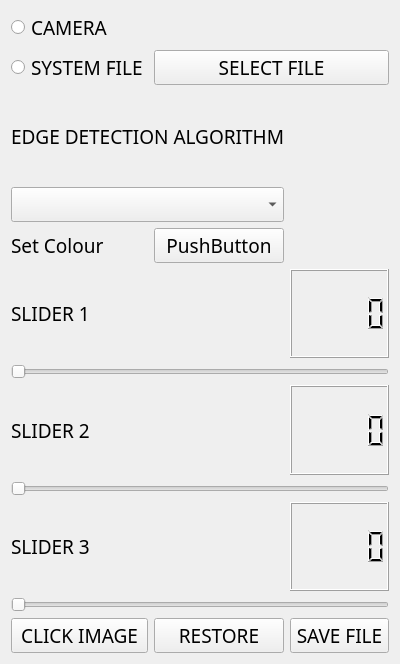
<?xml version="1.0" encoding="UTF-8"?>
<ui version="4.0">
 <class>edge_detection_widget</class>
 <widget class="QWidget" name="edge_detection_widget">
  <property name="geometry">
   <rect>
    <x>0</x>
    <y>0</y>
    <width>400</width>
    <height>664</height>
   </rect>
  </property>
  <property name="windowTitle">
   <string>Form</string>
  </property>
  <layout class="QGridLayout" name="gridLayout">
   <item row="0" column="0">
    <widget class="QRadioButton" name="camera_radiobutton">
     <property name="font">
      <font>
       <family>Bahnschrift SemiCondensed</family>
       <pointsize>14</pointsize>
      </font>
     </property>
     <property name="cursor">
      <cursorShape>PointingHandCursor</cursorShape>
     </property>
     <property name="text">
      <string>CAMERA</string>
     </property>
    </widget>
   </item>
   <item row="1" column="0">
    <widget class="QRadioButton" name="systemfile_radiobutton">
     <property name="font">
      <font>
       <family>Bahnschrift SemiCondensed</family>
       <pointsize>14</pointsize>
      </font>
     </property>
     <property name="cursor">
      <cursorShape>PointingHandCursor</cursorShape>
     </property>
     <property name="text">
      <string>SYSTEM FILE</string>
     </property>
    </widget>
   </item>
   <item row="1" column="1" colspan="2">
    <widget class="QPushButton" name="select_file_button">
     <property name="font">
      <font>
       <family>Bahnschrift SemiCondensed</family>
       <pointsize>14</pointsize>
      </font>
     </property>
     <property name="cursor">
      <cursorShape>PointingHandCursor</cursorShape>
     </property>
     <property name="text">
      <string>SELECT FILE</string>
     </property>
    </widget>
   </item>
   <item row="2" column="0" colspan="2">
    <widget class="QLabel" name="edge_detection_algorithm_label">
     <property name="sizePolicy">
      <sizepolicy hsizetype="Minimum" vsizetype="Minimum">
       <horstretch>0</horstretch>
       <verstretch>0</verstretch>
      </sizepolicy>
     </property>
     <property name="minimumSize">
      <size>
       <width>0</width>
       <height>10</height>
      </size>
     </property>
     <property name="font">
      <font>
       <family>Bahnschrift SemiCondensed</family>
       <pointsize>14</pointsize>
      </font>
     </property>
     <property name="text">
      <string>EDGE DETECTION ALGORITHM</string>
     </property>
    </widget>
   </item>
   <item row="3" column="0" colspan="2">
    <widget class="QComboBox" name="edge_detection_algorithm_combobox">
     <property name="minimumSize">
      <size>
       <width>0</width>
       <height>30</height>
      </size>
     </property>
     <property name="font">
      <font>
       <family>Bahnschrift SemiCondensed</family>
       <pointsize>14</pointsize>
      </font>
     </property>
     <property name="cursor">
      <cursorShape>IBeamCursor</cursorShape>
     </property>
    </widget>
   </item>
   <item row="4" column="0">
    <widget class="QLabel" name="edge_detection_set_colour">
     <property name="font">
      <font>
       <family>Bahnschrift SemiCondensed</family>
       <pointsize>14</pointsize>
      </font>
     </property>
     <property name="text">
      <string>Set Colour</string>
     </property>
    </widget>
   </item>
   <item row="4" column="1">
    <widget class="QPushButton" name="color_button">
     <property name="font">
      <font>
       <family>Bahnschrift SemiCondensed</family>
       <pointsize>14</pointsize>
      </font>
     </property>
     <property name="cursor">
      <cursorShape>PointingHandCursor</cursorShape>
     </property>
     <property name="text">
      <string>PushButton</string>
     </property>
    </widget>
   </item>
   <item row="5" column="0">
    <widget class="QLabel" name="slider_label_1">
     <property name="font">
      <font>
       <family>Bahnschrift SemiCondensed</family>
       <pointsize>14</pointsize>
      </font>
     </property>
     <property name="text">
      <string>SLIDER 1</string>
     </property>
    </widget>
   </item>
   <item row="5" column="2">
    <widget class="QLCDNumber" name="lcdNumber_2">
     <property name="font">
      <font>
       <family>Bahnschrift SemiCondensed</family>
       <pointsize>14</pointsize>
      </font>
     </property>
    </widget>
   </item>
   <item row="6" column="0" colspan="3">
    <widget class="QSlider" name="horizontalSlider_1">
     <property name="font">
      <font>
       <family>Bahnschrift SemiCondensed</family>
       <pointsize>14</pointsize>
      </font>
     </property>
     <property name="cursor">
      <cursorShape>PointingHandCursor</cursorShape>
     </property>
     <property name="mouseTracking">
      <bool>false</bool>
     </property>
     <property name="orientation">
      <enum>Qt::Horizontal</enum>
     </property>
    </widget>
   </item>
   <item row="7" column="0" colspan="2">
    <widget class="QLabel" name="slider_label_2">
     <property name="font">
      <font>
       <family>Bahnschrift SemiCondensed</family>
       <pointsize>14</pointsize>
      </font>
     </property>
     <property name="text">
      <string>SLIDER 2</string>
     </property>
    </widget>
   </item>
   <item row="7" column="2">
    <widget class="QLCDNumber" name="lcdNumber">
     <property name="font">
      <font>
       <family>Bahnschrift SemiCondensed</family>
       <pointsize>14</pointsize>
      </font>
     </property>
    </widget>
   </item>
   <item row="8" column="0" colspan="3">
    <widget class="QSlider" name="horizontalSlider_2">
     <property name="font">
      <font>
       <family>Bahnschrift SemiCondensed</family>
       <pointsize>14</pointsize>
      </font>
     </property>
     <property name="cursor">
      <cursorShape>PointingHandCursor</cursorShape>
     </property>
     <property name="orientation">
      <enum>Qt::Horizontal</enum>
     </property>
    </widget>
   </item>
   <item row="9" column="0">
    <widget class="QLabel" name="slider_label_3">
     <property name="font">
      <font>
       <family>Bahnschrift SemiCondensed</family>
       <pointsize>14</pointsize>
      </font>
     </property>
     <property name="text">
      <string>SLIDER 3</string>
     </property>
    </widget>
   </item>
   <item row="9" column="2">
    <widget class="QLCDNumber" name="lcdNumber_3">
     <property name="font">
      <font>
       <family>Bahnschrift SemiCondensed</family>
       <pointsize>14</pointsize>
      </font>
     </property>
    </widget>
   </item>
   <item row="10" column="0" colspan="3">
    <widget class="QSlider" name="horizontalSlider_3">
     <property name="font">
      <font>
       <family>Bahnschrift SemiCondensed</family>
       <pointsize>14</pointsize>
      </font>
     </property>
     <property name="cursor">
      <cursorShape>PointingHandCursor</cursorShape>
     </property>
     <property name="orientation">
      <enum>Qt::Horizontal</enum>
     </property>
    </widget>
   </item>
   <item row="11" column="0">
    <widget class="QPushButton" name="click_image_button">
     <property name="font">
      <font>
       <family>Bahnschrift SemiCondensed</family>
       <pointsize>14</pointsize>
      </font>
     </property>
     <property name="cursor">
      <cursorShape>PointingHandCursor</cursorShape>
     </property>
     <property name="text">
      <string>CLICK IMAGE</string>
     </property>
    </widget>
   </item>
   <item row="11" column="1">
    <widget class="QPushButton" name="restore_button">
     <property name="font">
      <font>
       <family>Bahnschrift SemiCondensed</family>
       <pointsize>14</pointsize>
      </font>
     </property>
     <property name="cursor">
      <cursorShape>PointingHandCursor</cursorShape>
     </property>
     <property name="text">
      <string>RESTORE</string>
     </property>
    </widget>
   </item>
   <item row="11" column="2">
    <widget class="QPushButton" name="save_file_button">
     <property name="font">
      <font>
       <family>Bahnschrift SemiCondensed</family>
       <pointsize>14</pointsize>
      </font>
     </property>
     <property name="cursor">
      <cursorShape>PointingHandCursor</cursorShape>
     </property>
     <property name="text">
      <string>SAVE FILE</string>
     </property>
    </widget>
   </item>
  </layout>
 </widget>
 <resources/>
 <connections/>
</ui>
